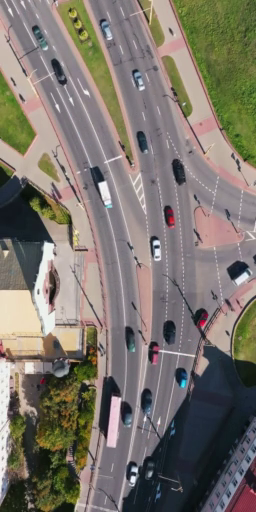
#> input picture frame 38 of Detection_EXP/video2/test5_480fps_input.mp4, 256 x 512 px
$ python sobel_canny_vision.py   (older library calls are emulated)
#> lines starting #> are read from the running program, lines starting #| are printed output that depends on the picture
#> in process_video, frame is the input picture: shape (512, 256, 3); mean B, G, R 108.5, 117.3, 123.7
import cv2
import numpy as np
from collections import deque
import time

def image_process(img):
    # Sobel 邊緣檢測
    dstx = cv2.Sobel(img, cv2.CV_32F, 1, 0)
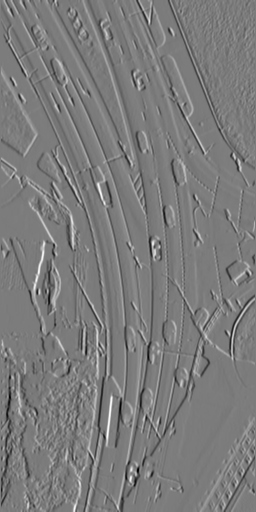
#> dstx: shape (512, 256) float32; min -699, max 735, mean -1.6; drawn with min black and max white
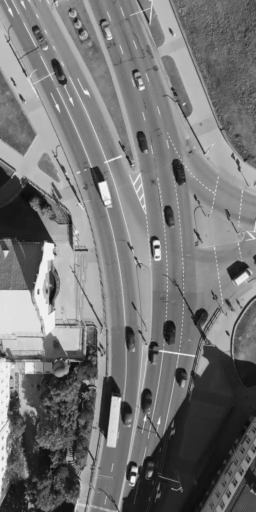
#> img: shape (512, 256); min 10, max 252, mean 118.2
    dsty = cv2.Sobel(img, cv2.CV_32F, 0, 1)
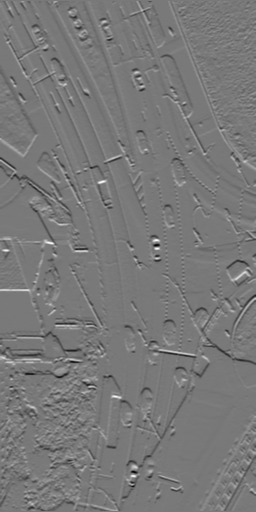
#> dsty: shape (512, 256) float32; min -662, max 731, mean -1; drawn with min black and max white
    dstx = cv2.convertScaleAbs(dstx)
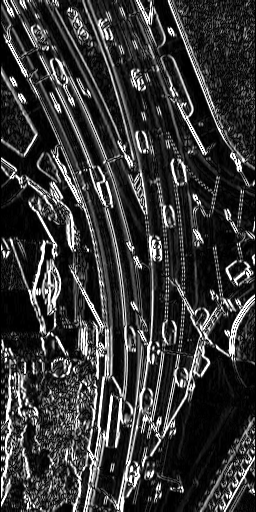
#> dstx: shape (512, 256); min 0, max 255, mean 54.8
    dsty = cv2.convertScaleAbs(dsty)
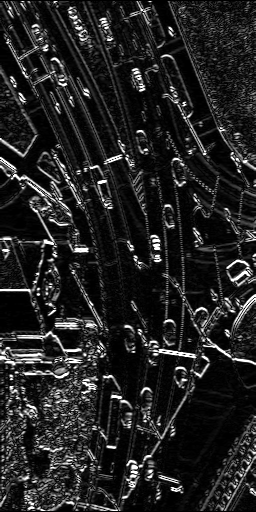
#> dsty: shape (512, 256); min 0, max 255, mean 35.1

    # 加權後的邊緣強化
    combined = cv2.addWeighted(dstx, 0.5, dsty, 0.5, 0)
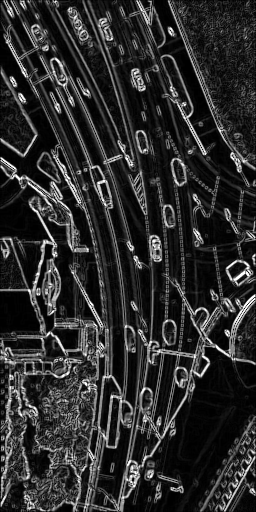
#> combined: shape (512, 256); min 0, max 255, mean 44.9
    return dstx, dsty, combined

def process_video(video_path):
    cap = cv2.VideoCapture(video_path)
    if not cap.isOpened():
        print("無法開啟視頻檔案")
        return

    while True:
        ret, frame = cap.read()
        if not ret:
            break

        # 原始影像
        original_frame = frame.copy()

        # 進行 Sobel 邊緣檢測與加權後的邊緣強化
        sobel_x, sobel_y, combined_sobel = image_process(cv2.cvtColor(frame, cv2.COLOR_BGR2GRAY))

        # 顯示原始影像與處理後的結果
        cv2.imshow("Original Frame", original_frame)
        cv2.imshow("Sobel X", sobel_x)
        cv2.imshow("Sobel Y", sobel_y)
        cv2.imshow("Combined Sobel (Weighted)", combined_sobel)

        if cv2.waitKey(30) & 0xFF == ord('q'):
#> (key q is pressed here)
            break

    cap.release()
    cv2.destroyAllWindows()

if __name__ == "__main__":
    video_path = r"E:\論文\期刊\code\指標\video2\test5_480fps_input.mp4"
    process_video(video_path)

$ run again, starting later in the video
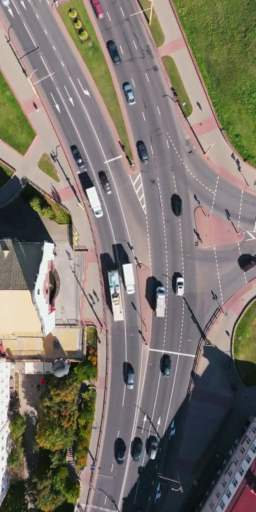
#> input picture frame 173 of Detection_EXP/video2/test5_480fps_input.mp4, 256 x 512 px
#> in process_video, frame is the input picture: shape (512, 256, 3); mean B, G, R 108.7, 117.5, 123.8
#> in image_process, `dsty = cv2.Sobel(img, cv2.CV_32F, 0, 1)`:
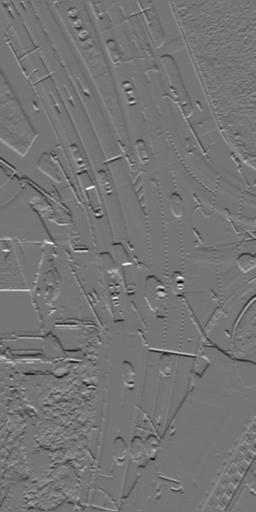
#> dsty: shape (512, 256) float32; min -671, max 784, mean -1.1; drawn with min black and max white
#> in image_process, `combined = cv2.addWeighted(dstx, 0.5, dsty, 0.5, 0)`:
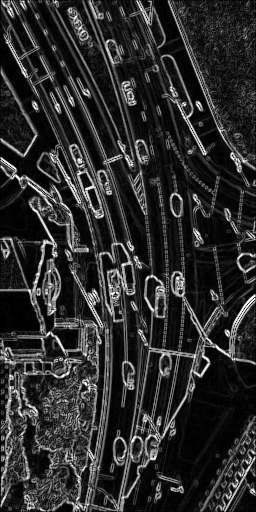
#> combined: shape (512, 256); min 0, max 255, mean 45.1

$ run again, starting later in the video
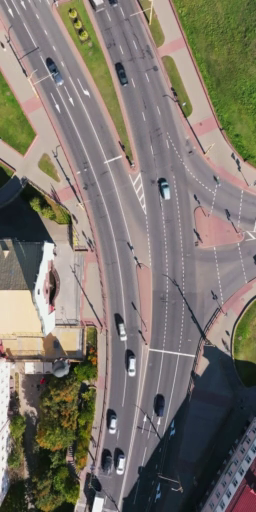
#> input picture frame 308 of Detection_EXP/video2/test5_480fps_input.mp4, 256 x 512 px
#> in process_video, frame is the input picture: shape (512, 256, 3); mean B, G, R 108.7, 117.8, 124.2
#> in image_process, `dsty = cv2.Sobel(img, cv2.CV_32F, 0, 1)`:
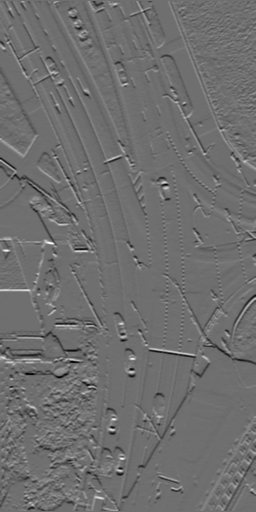
#> dsty: shape (512, 256) float32; min -540, max 698, mean -1; drawn with min black and max white
#> in image_process, `combined = cv2.addWeighted(dstx, 0.5, dsty, 0.5, 0)`:
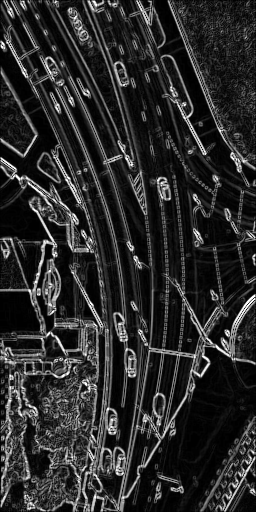
#> combined: shape (512, 256); min 0, max 255, mean 43.3
